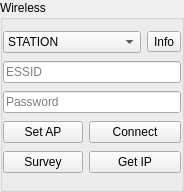
<?xml version="1.0" encoding="UTF-8"?>
<ui version="4.0">
 <class>ConsoleWifiWidget</class>
 <widget class="QWidget" name="ConsoleWifiWidget">
  <property name="geometry">
   <rect>
    <x>0</x>
    <y>0</y>
    <width>184</width>
    <height>192</height>
   </rect>
  </property>
  <property name="windowTitle">
   <string>Form</string>
  </property>
  <layout class="QGridLayout" name="gridLayout_2">
   <property name="margin">
    <number>0</number>
   </property>
   <item row="0" column="0">
    <widget class="QGroupBox" name="wifi_buttons">
     <property name="enabled">
      <bool>true</bool>
     </property>
     <property name="sizePolicy">
      <sizepolicy hsizetype="Minimum" vsizetype="Preferred">
       <horstretch>0</horstretch>
       <verstretch>0</verstretch>
      </sizepolicy>
     </property>
     <property name="title">
      <string>Wireless</string>
     </property>
     <layout class="QGridLayout" name="gridLayout">
      <property name="leftMargin">
       <number>0</number>
      </property>
      <property name="rightMargin">
       <number>0</number>
      </property>
      <item row="1" column="0" colspan="5">
       <widget class="QLineEdit" name="essid_input">
        <property name="placeholderText">
         <string>ESSID</string>
        </property>
       </widget>
      </item>
      <item row="0" column="4">
       <widget class="QToolButton" name="button_console_bg">
        <property name="focusPolicy">
         <enum>Qt::NoFocus</enum>
        </property>
        <property name="text">
         <string>Info</string>
        </property>
       </widget>
      </item>
      <item row="4" column="0" colspan="2">
       <widget class="QPushButton" name="button_survey">
        <property name="text">
         <string>Survey</string>
        </property>
       </widget>
      </item>
      <item row="3" column="0" colspan="2">
       <widget class="QPushButton" name="button_set_ap">
        <property name="text">
         <string>Set AP</string>
        </property>
       </widget>
      </item>
      <item row="0" column="0" colspan="4">
       <widget class="QComboBox" name="mode_select">
        <property name="enabled">
         <bool>true</bool>
        </property>
        <item>
         <property name="text">
          <string>STATION</string>
         </property>
        </item>
        <item>
         <property name="text">
          <string>SOFTAP</string>
         </property>
        </item>
        <item>
         <property name="text">
          <string>STATIONAP</string>
         </property>
        </item>
       </widget>
      </item>
      <item row="2" column="0" colspan="5">
       <widget class="QLineEdit" name="password_entry">
        <property name="echoMode">
         <enum>QLineEdit::Normal</enum>
        </property>
        <property name="placeholderText">
         <string>Password</string>
        </property>
       </widget>
      </item>
      <item row="3" column="2" colspan="3">
       <widget class="QPushButton" name="button_connect">
        <property name="text">
         <string>Connect</string>
        </property>
       </widget>
      </item>
      <item row="4" column="2" colspan="3">
       <widget class="QPushButton" name="button_get_ip">
        <property name="text">
         <string>Get IP</string>
        </property>
       </widget>
      </item>
     </layout>
    </widget>
   </item>
  </layout>
 </widget>
 <resources/>
 <connections/>
</ui>
